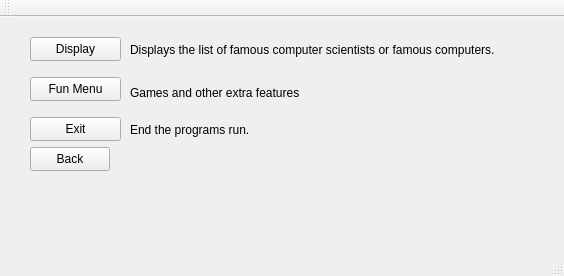
<?xml version="1.0" encoding="UTF-8"?>
<ui version="4.0">
 <class>MainWindow</class>
 <widget class="QMainWindow" name="MainWindow">
  <property name="geometry">
   <rect>
    <x>0</x>
    <y>0</y>
    <width>564</width>
    <height>276</height>
   </rect>
  </property>
  <property name="windowTitle">
   <string>Unicorn</string>
  </property>
  <widget class="QWidget" name="centralWidget">
   <widget class="QPushButton" name="pBDisplay">
    <property name="geometry">
     <rect>
      <x>30</x>
      <y>20</y>
      <width>91</width>
      <height>24</height>
     </rect>
    </property>
    <property name="text">
     <string>Display</string>
    </property>
   </widget>
   <widget class="QPushButton" name="pBFunMenu">
    <property name="geometry">
     <rect>
      <x>30</x>
      <y>60</y>
      <width>91</width>
      <height>24</height>
     </rect>
    </property>
    <property name="text">
     <string>Fun Menu</string>
    </property>
   </widget>
   <widget class="QPushButton" name="pBExit">
    <property name="geometry">
     <rect>
      <x>30</x>
      <y>100</y>
      <width>91</width>
      <height>24</height>
     </rect>
    </property>
    <property name="text">
     <string>Exit</string>
    </property>
   </widget>
   <widget class="QLabel" name="l_Display">
    <property name="geometry">
     <rect>
      <x>130</x>
      <y>25</y>
      <width>431</width>
      <height>16</height>
     </rect>
    </property>
    <property name="text">
     <string>Displays the list of famous computer scientists or famous computers.</string>
    </property>
   </widget>
   <widget class="QLabel" name="l_FunMenu">
    <property name="geometry">
     <rect>
      <x>130</x>
      <y>65</y>
      <width>191</width>
      <height>21</height>
     </rect>
    </property>
    <property name="text">
     <string>Games and other extra features</string>
    </property>
   </widget>
   <widget class="QLabel" name="l_Exit">
    <property name="geometry">
     <rect>
      <x>130</x>
      <y>105</y>
      <width>141</width>
      <height>16</height>
     </rect>
    </property>
    <property name="text">
     <string>End the programs run.</string>
    </property>
   </widget>
   <widget class="QPushButton" name="pBTrash">
    <property name="geometry">
     <rect>
      <x>30</x>
      <y>130</y>
      <width>80</width>
      <height>24</height>
     </rect>
    </property>
    <property name="text">
     <string>Back</string>
    </property>
   </widget>
  </widget>
  <widget class="QMenuBar" name="menuBar">
   <property name="geometry">
    <rect>
     <x>0</x>
     <y>0</y>
     <width>564</width>
     <height>22</height>
    </rect>
   </property>
  </widget>
  <widget class="QToolBar" name="mainToolBar">
   <attribute name="toolBarArea">
    <enum>TopToolBarArea</enum>
   </attribute>
   <attribute name="toolBarBreak">
    <bool>false</bool>
   </attribute>
  </widget>
  <widget class="QStatusBar" name="statusBar"/>
 </widget>
 <layoutdefault spacing="6" margin="11"/>
 <resources/>
 <connections/>
</ui>
